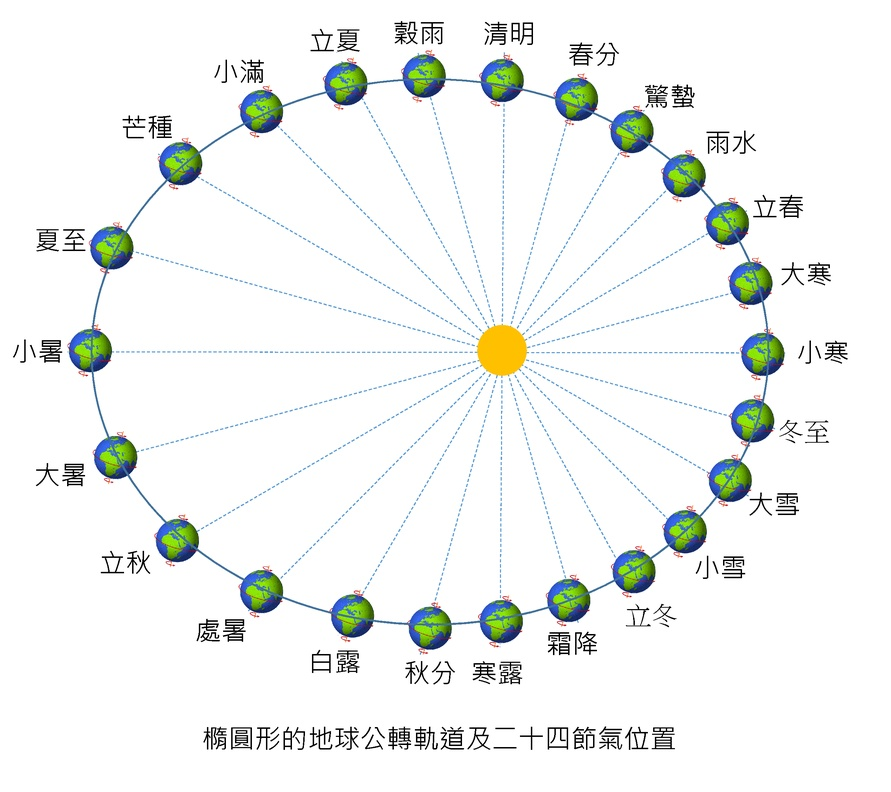
#> input picture chapter13/test.jpg, 891 x 792 px, shrunk from 2536 x 2256 before the run
$ python 13_1_1_1.py
#> lines starting #> are read from the running program, lines starting #| are printed output that depends on the picture
from pathlib import Path
import matplotlib.pyplot as plt

# 读入图片，test.jpg可用任意的jpg格式的文件放在当前目录下进行测试
img = plt.imread(Path(__file__).parent / 'test.jpg')
#> img is the input picture: shape (792, 891, 3); mean R, G, B 240.3, 242.9, 241
# 把表示图片数组的第三维取出最大值加上100，形成新的图片
img = img.mean(axis=2) + 100
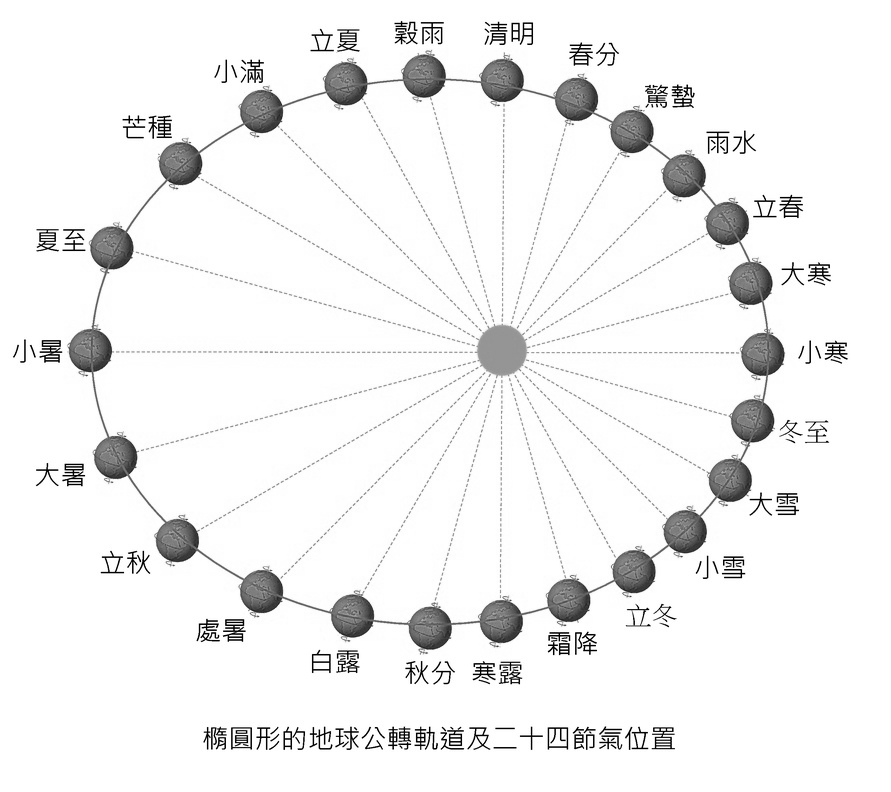
#> img: shape (792, 891) float64; min 100, max 355, mean 341.4; drawn with min black and max white
# 设置要显示的图片
plt.imshow(img)
# 显示图片
plt.show()
